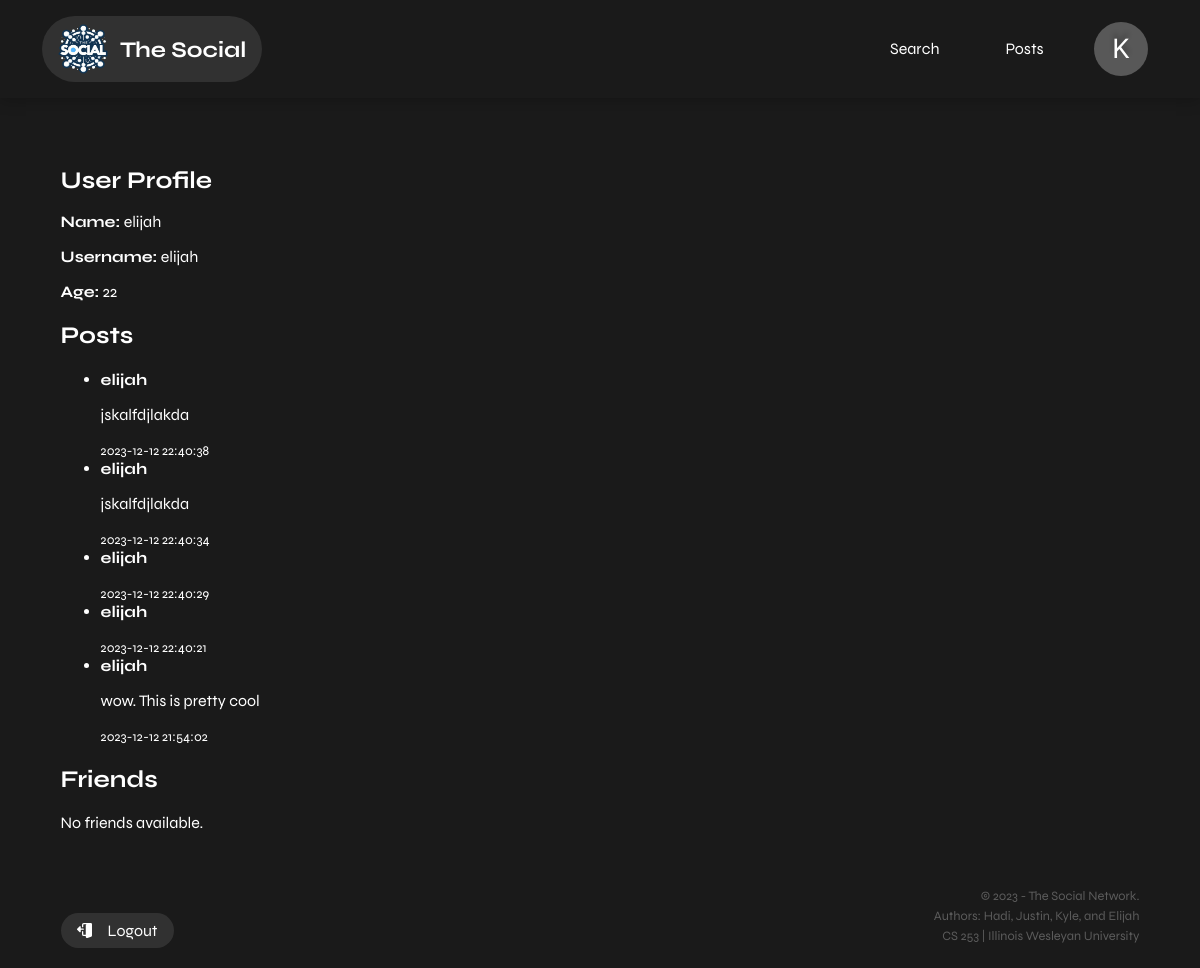
Screenshot of /profile/elijah (signed in) with the database file from the repository.
### tables this page shows
CREATE TABLE users (
        id INTEGER PRIMARY KEY AUTOINCREMENT,
        name TEXT,
        username TEXT UNIQUE,
        password TEXT,
        age INTEGER
    );

CREATE TABLE posts (
        id INTEGER PRIMARY KEY AUTOINCREMENT,
        username TEXT,
        post_content TEXT,
        timestamp DATETIME DEFAULT CURRENT_TIMESTAMP
    );

### app.py (the view)
@app.route('/profile/<username>', methods=['GET'])
def profile(username):
    print("Username parameter:", username)
    if 'username' in session:
        if username:
            conn = create_connection()
            cursor = conn.cursor()
            cursor.execute('SELECT * FROM users WHERE username = ?', (username,))
            user_data = cursor.fetchone()
            print(user_data)
            cursor.execute('''
                SELECT u.*
                FROM users u
                INNER JOIN friendships f ON u.id = f.user2_id
                INNER JOIN users u2 ON f.user1_id = u2.id
                WHERE u2.username = ?
            ''', (username,))
            friends = cursor.fetchall()
            if user_data:
                cursor.execute('SELECT * FROM posts WHERE username = ? ORDER BY timestamp DESC', (username,))
                posts = cursor.fetchall()
                print(posts , "hey")
                conn.close()
                return render_template('profile.html', user=user_data, posts=posts, friends=friends)
            else:
                return "User data not found."
        else:
            return "Username not provided."
    else:
        return redirect(url_for('login'))

### app.py (called while the page is built)
def create_connection():
    conn = None
    try:
        conn = sqlite3.connect(DATABASE_PATH)
    except sqlite3.Error as e:
        print(e)
    return conn

### templates/profile.html (shortened to what this page needs)
<!DOCTYPE html>
<html lang="en">
<head>
    <link rel="stylesheet" href="{{ url_for('static', filename='styles.css') }}">
    <link rel="stylesheet" href="{{ url_for('static', filename='universal.css') }}">
</head>
<body>
    {% include 'header.html' %}
    <main>
        <section>
            <div class="container">
                <h1>User Profile</h1>
                {% if user %}
                    <p><strong>Name:</strong> {{ user[1] }}</p>
                    <p><strong>Username:</strong> {{ user[2] }}</p>
                    <p><strong>Age:</strong> {{ user[4] }}</p>
                    <h2>Posts</h2>
                    {% if posts %}
                        <ul>
                            {% for post in posts %}
                                <li>
                                    <strong>{{ post[1] }}</strong>
                                    <p>{{ post[2] }}</p>
                                    <small>{{ post[3] }}</small>
                                </li>
                            {% endfor %}
                        </ul>
                    {% else %}
                        <p>No posts available.</p>
                    {% endif %}
                    <h2>Friends</h2>
                    {% if friends %}
                        <ul>
                            {% for friend in friends %}
                                <li>{{ friend[1] }}</li>
                            {% endfor %}
                        </ul>
                    {% else %}
                        <p>No friends available.</p>
                    {% endif %}
                {% else %}
                    <p>User data not found.</p>
                {% endif %}
            </div>
        </section>
    </main>
    {% include 'footer.html' %}
</body>
</html>

### templates/header.html (shortened to what this page needs)
<header>
  <div class="container flex justify-between items-center">
    <a id="logo" href="/home"  class="flex gap-3 items-center">
      <img src="/static/imgs/logo.png" height="50" width="50" alt="">
      <span class="text-xl font-bold">The Social</span>
    </a>
      <nav class="flex gap-7 items-center">
          <a href="/search">Search</a>
          <a href="/makepost">Posts</a>
          <a id="profile-icon" href="{{ url_for('profile', username=session['username']) }}">
            <span>{{ session['username'][0].upper() }}</span>
          </a>
      </nav>
  </div>
</header>

### templates/footer.html (shortened to what this page needs)
<footer>
  <div class="container flex justify-between items-end">
      <a id="footer-logout" href="/logout">
          <span>Logout</span>
      </a>
      <div id="copyright">
          <p>&copy; 2023 - The Social Network.</p>
          <p>Authors: Hadi, Justin, Kyle, and Elijah</p>
          <p><span>CS 253 | Illinois Wesleyan University</span></p>
      </div>
  </div>
</footer>

### static/styles.css (style rules this page uses)
body { font-family: Arial, sans-serif; margin: 0; padding: 0; background-color: #1a1a1a; color: #fff; }
h1 { color: #fff; margin-left: 20px; }
a { color: #007bff; text-decoration: none; margin-right: 10px; }
body > * { padding: 20px }

### static/universal.css (style rules this page uses)
body { font-family: syne; }
* { box-sizing: border-box; }
a { transition: all .3s ease-in-out; }
h1 { padding: 0 !important; margin: 0; margin-bottom: .7em; }
svg { fill: currentColor; }
.container { width: 93%; margin:auto; max-width: 1450px; }
.flex { display: flex; }
.justify-between { justify-content: space-between; }
.items-center { align-items: center; }
.items-end { align-items: flex-end; }
.gap-3 { gap: .75rem }
.gap-7 { gap: 1.5rem; }
.text-xl { font-size: 1.1em; }
section { margin-top: 3em; }
main { min-height: 80vh; }

### templates/header.html (style rules this page uses)
header { padding: 1em 0; box-shadow: 0 0 1em rgba(0, 0, 0, 0.3); }
header a { color: #fff; padding: .5em 1em; border-radius:10em; }
#logo { background: rgba(255, 255, 255, .1); }
#logo span { font-size: 1.4em; font-weight: bold; }
#profile-icon { font-family: "Nabla"; font-size: 1.7em; width: 2em; height: 2em; line-height: 0; display: flex; justify-content: center; align-items: center; background: #ffffff45; text-shadow: 0 -5px 5px rgba(0, 0, 0, .3); }

### templates/footer.html (style rules this page uses)
footer { color: #ffffff49; }
footer #copyright { text-align: right; }
footer p { font-size: .8em; margin: 0; margin-bottom: .3em; }
#footer-logout { color: #fff; padding: .5em 1em !important; border-radius:10em; display: flex; gap: 1em; align-items: center; background: #ffffff1a; }

### rows the page displays
users: name "elijah", username "elijah", age "22"
posts: username "elijah", post_content "jskalfdjlakda", timestamp "2023-12-12 22:40:38"
posts: username "elijah", post_content "jskalfdjlakda", timestamp "2023-12-12 22:40:34"
posts: username "elijah", timestamp "2023-12-12 22:40:29"
posts: username "elijah", timestamp "2023-12-12 22:40:21"
posts: username "elijah", post_content "wow. This is pretty cool", timestamp "2023-12-12 21:54:02"

### other values shown
{{ session['username'][0].upper() }} "K"
